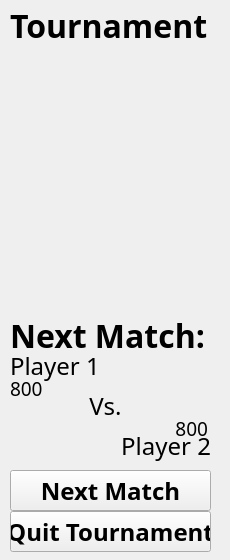
<?xml version="1.0" encoding="UTF-8"?>
<ui version="4.0">
 <class>Form</class>
 <widget class="QWidget" name="Form">
  <property name="geometry">
   <rect>
    <x>0</x>
    <y>0</y>
    <width>230</width>
    <height>560</height>
   </rect>
  </property>
  <property name="windowTitle">
   <string>Form</string>
  </property>
  <widget class="QLabel" name="typeLabel">
   <property name="geometry">
    <rect>
     <x>10</x>
     <y>10</y>
     <width>201</width>
     <height>31</height>
    </rect>
   </property>
   <property name="font">
    <font>
     <family>Fira Code</family>
     <pointsize>24</pointsize>
     <bold>true</bold>
    </font>
   </property>
   <property name="text">
    <string>Tournament</string>
   </property>
  </widget>
  <widget class="QLabel" name="nextMatchLabel">
   <property name="geometry">
    <rect>
     <x>10</x>
     <y>320</y>
     <width>201</width>
     <height>31</height>
    </rect>
   </property>
   <property name="font">
    <font>
     <family>Fira Code</family>
     <pointsize>24</pointsize>
     <bold>true</bold>
    </font>
   </property>
   <property name="text">
    <string>Next Match:</string>
   </property>
  </widget>
  <widget class="QPushButton" name="quitButton">
   <property name="geometry">
    <rect>
     <x>10</x>
     <y>511</y>
     <width>201</width>
     <height>41</height>
    </rect>
   </property>
   <property name="font">
    <font>
     <family>Fira Code</family>
     <pointsize>18</pointsize>
     <bold>true</bold>
    </font>
   </property>
   <property name="text">
    <string>Quit Tournament</string>
   </property>
  </widget>
  <widget class="QPushButton" name="nextMatchButton">
   <property name="geometry">
    <rect>
     <x>10</x>
     <y>470</y>
     <width>201</width>
     <height>41</height>
    </rect>
   </property>
   <property name="font">
    <font>
     <family>Fira Code</family>
     <pointsize>18</pointsize>
     <bold>true</bold>
    </font>
   </property>
   <property name="text">
    <string>Next Match</string>
   </property>
  </widget>
  <widget class="QLabel" name="player1Label">
   <property name="geometry">
    <rect>
     <x>10</x>
     <y>350</y>
     <width>141</width>
     <height>31</height>
    </rect>
   </property>
   <property name="font">
    <font>
     <family>Fira Code</family>
     <pointsize>18</pointsize>
    </font>
   </property>
   <property name="text">
    <string>Player 1</string>
   </property>
  </widget>
  <widget class="QLabel" name="versusLabel">
   <property name="geometry">
    <rect>
     <x>85</x>
     <y>390</y>
     <width>41</width>
     <height>31</height>
    </rect>
   </property>
   <property name="font">
    <font>
     <family>Fira Code</family>
     <pointsize>18</pointsize>
    </font>
   </property>
   <property name="text">
    <string>Vs.</string>
   </property>
   <property name="alignment">
    <set>Qt::AlignCenter</set>
   </property>
  </widget>
  <widget class="QLabel" name="player2Label">
   <property name="geometry">
    <rect>
     <x>70</x>
     <y>430</y>
     <width>141</width>
     <height>31</height>
    </rect>
   </property>
   <property name="font">
    <font>
     <family>Fira Code</family>
     <pointsize>18</pointsize>
    </font>
   </property>
   <property name="text">
    <string>Player 2</string>
   </property>
   <property name="alignment">
    <set>Qt::AlignRight|Qt::AlignTrailing|Qt::AlignVCenter</set>
   </property>
  </widget>
  <widget class="QLabel" name="player1Ratinglabel">
   <property name="geometry">
    <rect>
     <x>10</x>
     <y>380</y>
     <width>58</width>
     <height>16</height>
    </rect>
   </property>
   <property name="font">
    <font>
     <family>Fira Code</family>
     <pointsize>14</pointsize>
    </font>
   </property>
   <property name="text">
    <string>800</string>
   </property>
  </widget>
  <widget class="QLabel" name="player2RatingLabel">
   <property name="geometry">
    <rect>
     <x>150</x>
     <y>420</y>
     <width>58</width>
     <height>16</height>
    </rect>
   </property>
   <property name="font">
    <font>
     <family>Fira Code</family>
     <pointsize>14</pointsize>
    </font>
   </property>
   <property name="text">
    <string>800</string>
   </property>
   <property name="alignment">
    <set>Qt::AlignRight|Qt::AlignTrailing|Qt::AlignVCenter</set>
   </property>
  </widget>
 </widget>
 <resources/>
 <connections/>
</ui>
